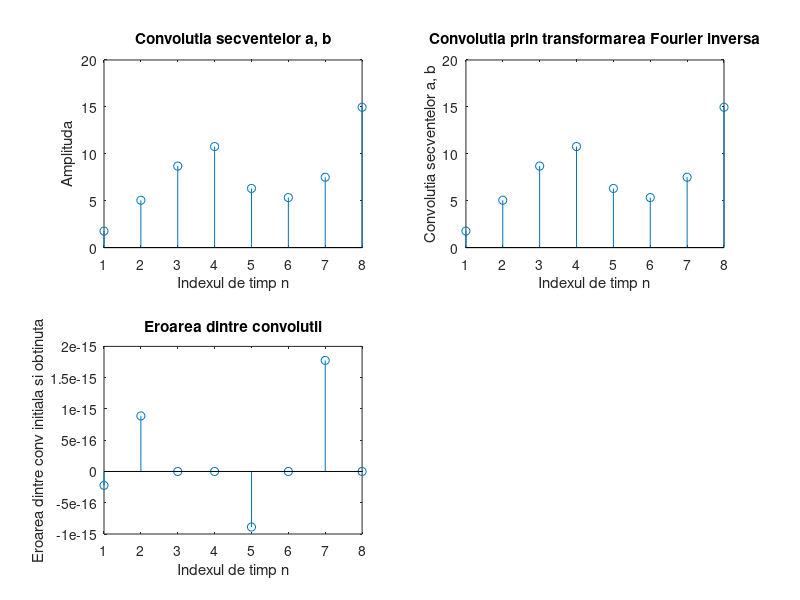

Reproduce this figure in MATLAB.
a=[1.76  1  0.23  -1  3.4];
b=[1 2.3 3.5 4.4];

k = 1:1:8;
m = 8;

AE = fft(a, m);
BE = fft(b, m);

p = AE .* BE;

c = conv(a, b);
y1 = ifft(p);

error = c - y1;

subplot(2, 2, 1)
stem(k, c)
xlabel('Indexul de timp n'); ylabel('Amplituda')
title('Convolutia secventelor a, b')

subplot(2, 2, 2)
stem(k, y1)
xlabel('Indexul de timp n'); ylabel('Convolutia secventelor a, b')
title('Convolutia prin transformarea Fourier inversa')

subplot(2, 2, 3)
stem(k, error)
xlabel('Indexul de timp n'); ylabel('Eroarea dintre conv initiala si obtinuta')
title('Eroarea dintre convolutii')
